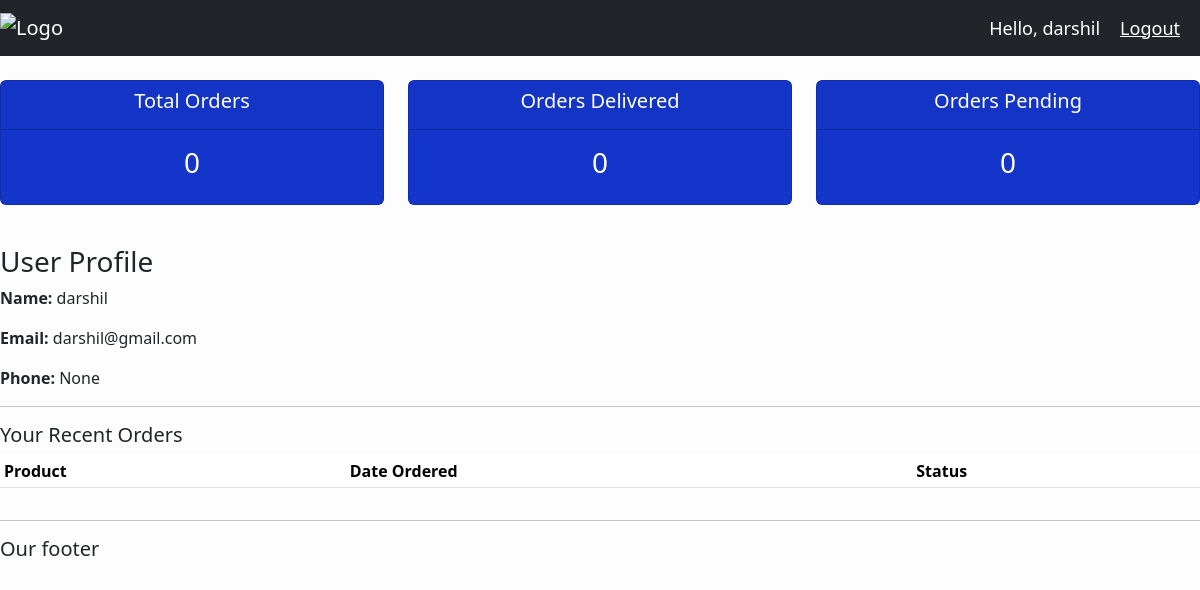
/user/ (signed in), run on the app's committed database.
### accounts/models.py (models this page shows, shortened)
class Customer(models.Model):
    user = models.OneToOneField(User, null=True, blank=True, on_delete=models.CASCADE)
    name = models.CharField(max_length=200,null=True)
    email = models.CharField(max_length=200,null=True)
    phone = models.CharField(max_length=200,null=True)
    date_created = models.DateTimeField(auto_now_add=True)

### accounts/views.py (the view)
# urls.py: path('user/', views.userPage, name='user-page'),
@login_required(login_url='login')
def userPage(request):
    customer, created = Customer.objects.get_or_create(user=request.user)
    orders = customer.order_set.all()
    total_orders = orders.count()
    delivered = orders.filter(status='Delivered').count()
    pending = orders.filter(status='Pending').count()
    context = {
        'customer': customer,
        'orders': orders[:3],
        'total_orders': total_orders,
        'delivered': delivered,
        'pending': pending
    }
    return render(request, 'accounts/user.html', context)

### accounts/templates/accounts/user.html (shortened to what this page needs)
{% extends 'accounts/main.html' %}
{% block content %}
<br>
<div class="row">
    <div class="col">
        <div class="col-md">
            <div class="card text-center text-white mb-3" id="total-orders">
                <div class="card-header">
                    <h5 class="card-title">Total Orders</h5>
                </div>
                <div class="card-body">
                    <h3 class="card-title">{{ total_orders }}</h3>
                </div>
            </div>
        </div>
    </div>
    <div class="col">
        <div class="col-md">
            <div class="card text-center text-white mb-3" id="orders-delivered">
                <div class="card-header">
                    <h5 class="card-title">Orders Delivered</h5>
                </div>
                <div class="card-body">
                    <h3 class="card-title">{{ delivered }}</h3>
                </div>
            </div>
        </div>
    </div>
    <div class="col">
        <div class="col-md">
            <div class="card text-center text-white mb-3" id="orders-pending">
                <div class="card-header">
                    <h5 class="card-title">Orders Pending</h5>
                </div>
                <div class="card-body">
                    <h3 class="card-title">{{ pending }}</h3>
                </div>
            </div>
        </div>
    </div>
</div>
<br>
<div class="row">
    <div class="col-md-12">
        <h3>User Profile</h3>
        <p><strong>Name:</strong> {{ customer.name }}</p>
        <p><strong>Email:</strong> {{ customer.email }}</p>
        <p><strong>Phone:</strong> {{ customer.phone }}</p>
        <hr>
    </div>
</div>
<div class="row">
    <div class="col-md-12">
        <h5>Your Recent Orders</h5>
        <table class="table table-sm">
            <tr>
                <th>Product</th>
                <th>Date Ordered</th>
                <th>Status</th>
            </tr>
        </table>
    </div>
</div>
{% endblock %}

### accounts/templates/accounts/navbar.html (shortened to what this page needs)
{% load static %}
<nav class="navbar navbar-expand-lg navbar-dark bg-dark">
  <img src="{% static 'images/logo.png' %}" alt="Logo" class="navbar-brand">
<span class="hello-msg">Hello, {{ request.user }}</span>
    <span><a class="hello-msg" href="{% url 'logout' %}">Logout</a></span>
</nav>

### static/css/main.css (style rules this page uses)
body { background-color: rgb(253, 253, 253); }
#total-orders { background-color: #1335ca; }
#orders-delivered { background-color: #1335ca; }
#orders-pending { background-color: #1335ca; }

### accounts/templates/accounts/navbar.html (style rules this page uses)
.hello-msg { font-size: 18px; color: #fff; margin-right: 20px; }

### data on the page
Customer: name "darshil", email "darshil@gmail.com", phone "None"

### other printed values
{{ request.user }} "darshil"
{{ total_orders }} "0"
{{ delivered }} "0"
{{ pending }} "0"
